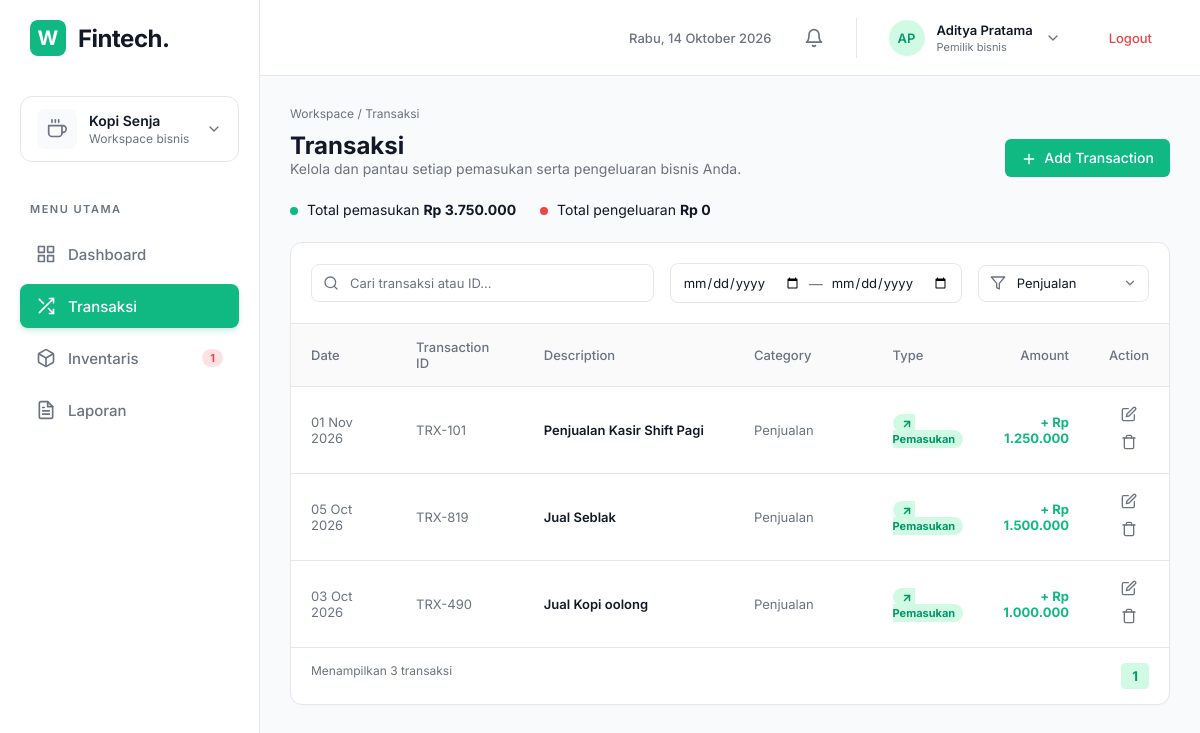
The page /transaksi.php?kategori=Penjualan (signed in) on the database its author committed.
### tables this page shows
CREATE TABLE `transaksi` (
  `id` int(11) NOT NULL,
  `tanggal` date NOT NULL,
  `trx_id` varchar(20) NOT NULL,
  `deskripsi` varchar(255) NOT NULL,
  `kategori` varchar(50) NOT NULL,
  `tipe` enum('Pemasukan','Pengeluaran') NOT NULL,
  `jumlah` decimal(15,2) NOT NULL
);

### transaksi.php (the view, shortened to what this page needs)
<?php include 'koneksi.php';
$search_query = isset($_GET['search']) ? $conn->real_escape_string($_GET['search']) : '';
$filter_kategori = isset($_GET['kategori']) ? $conn->real_escape_string($_GET['kategori']) : '';
$start_date = isset($_GET['start_date']) ? $conn->real_escape_string($_GET['start_date']) : '';
$end_date = isset($_GET['end_date']) ? $conn->real_escape_string($_GET['end_date']) : '';
$q_kategori_list = $conn->query("SELECT DISTINCT kategori FROM transaksi ORDER BY kategori ASC");
$kategori_options = [];
while ($row = $q_kategori_list->fetch_assoc()) {
    $kategori_options[] = $row['kategori'];
}
$where_clauses = [];
if (!empty($filter_kategori)) {
    $where_clauses[] = "kategori = '$filter_kategori'";
}
$where_sql = "";
if (count($where_clauses) > 0) {
    $where_sql = "WHERE " . implode(" AND ", $where_clauses);
}
$q_transaksi = $conn->query("SELECT * FROM transaksi $where_sql ORDER BY tanggal DESC");
$total_trx_tampil = $q_transaksi->num_rows;
$q_total_filtered = $conn->query("
    SELECT
        SUM(CASE WHEN tipe='Pemasukan' THEN jumlah ELSE 0 END) as total_masuk,
        SUM(CASE WHEN tipe='Pengeluaran' THEN jumlah ELSE 0 END) as total_keluar
    FROM transaksi
    $where_sql
");
$data_total = $q_total_filtered->fetch_assoc();
$total_masuk_tampil = $data_total['total_masuk'] != null ? $data_total['total_masuk'] : 0;
$total_keluar_tampil = $data_total['total_keluar'] != null ? $data_total['total_keluar'] : 0;
?>
<!DOCTYPE html>
<html lang="id">
<head>
    <link rel="stylesheet" href="style.css?v=<?= time(); ?>">
</head>
<body>
    <div class="app-layout">
        <?php include 'sidebar.php'; ?>
        <main class="main-content">
            <?php include 'header.php'; ?>
            <div class="content-body">
                <div class="breadcrumb">Workspace / Transaksi</div>
                <div class="page-header" style="margin-bottom: 24px;">
                    <div>
                        <h1>Transaksi</h1>
                        <p class="text-muted">Kelola dan pantau setiap pemasukan serta pengeluaran bisnis Anda.</p>
                    </div>
                    <button class="btn-primary" onclick="document.getElementById('modalTrx').style.display='flex'">
                        <svg width="16" height="16" viewBox="0 0 24 24" fill="none" stroke="currentColor" stroke-width="2" stroke-linecap="round" stroke-linejoin="round" style="margin-right:4px; vertical-align:middle;"><line x1="12" y1="5" x2="12" y2="19"></line><line x1="5" y1="12" x2="19" y2="12"></line></svg>
                        Add Transaction
                    </button>
                </div>
                <div class="trx-summary" style="margin-bottom:24px; display:flex; gap:24px; align-items: center; font-size: 14px;">
                    <div><span class="dot bg-green"></span> Total pemasukan <strong style="color:var(--text-main);">Rp <?= number_format($total_masuk_tampil, 0, ',', '.') ?></strong></div>
                    <div><span class="dot bg-red"></span> Total pengeluaran <strong style="color:var(--text-main);">Rp <?= number_format($total_keluar_tampil, 0, ',', '.') ?></strong></div>
                </div>
                <div class="card p-0">
                    <form method="GET" action="transaksi.php" id="filterForm">
                        <div class="table-toolbar" style="border-bottom: 1px solid var(--border);">
                            <div class="toolbar-group flex-2">
                                <input type="text" name="search" placeholder="Cari transaksi atau ID..." class="input-search" value="<?= htmlspecialchars($search_query) ?>">
                            </div>
                            <div class="toolbar-group flex-1" style="padding: 10px 12px 10px 12px; border: 1px solid var(--border); border-radius: 8px; background: #fff;">
                                <div class="date-range-container">
                                    <div class="date-input-wrapper">
                                        <input type="date" name="start_date" value="<?= htmlspecialchars($start_date) ?>" onchange="document.getElementById('filterForm').submit();" title="Dari Tanggal">
                                    </div>
                                    <span class="text-muted">—</span>
                                    <div class="date-input-wrapper">
                                        <input type="date" name="end_date" value="<?= htmlspecialchars($end_date) ?>" onchange="document.getElementById('filterForm').submit();" title="Sampai Tanggal">
                                    </div>
                                </div>
                            </div>
                            <div class="toolbar-group flex-1">
                                <select name="kategori" class="input-search" onchange="document.getElementById('filterForm').submit();">
                                    <?php foreach ($kategori_options as $kat) {
                                        $selected = ($kat === $filter_kategori) ? 'selected' : '';
                                    ?>
                                        <option value="<?= htmlspecialchars($kat) ?>" <?= $selected ?>><?= htmlspecialchars($kat) ?></option>
                                    <?php } ?>
                                </select>
                            </div>
                        </div>
                    </form>
                    <table class="data-table">
                        <thead>
                            <tr>
                                <th style="width: 13%;">Date</th>
                                <th style="width: 15%;">Transaction ID</th>
                                <th style="width: 27%;">Description</th>
                                <th style="width: 17%;">Category</th>
                                <th style="width: 10%;">Type</th>
                                <th style="text-align:right; width: 12%;">Amount</th>
                                <th style="text-align:center; width: 6%;">Action</th>
                            </tr>
                        </thead>
                        <tbody>
                            <?php
                            if ($total_trx_tampil > 0) {
                                while($row = $q_transaksi->fetch_assoc()) {
                                    $dateObj = date_create($row['tanggal']);
                                    $dateStr = date_format($dateObj, "d M Y");
                                    if ($row['tipe'] == 'Pemasukan') {
                                        $amountClass = 'text-green';
                                        $amountSign  = '+ ';
                                        $badgeClass  = 'badge-green';
                                        $arrow       = '<svg width="12" height="12" viewBox="0 0 24 24" fill="none" stroke="currentColor" stroke-width="3" stroke-linecap="round" stroke-linejoin="round" style="margin-right:2px; vertical-align:text-bottom;"><line x1="7" y1="17" x2="17" y2="7"></line><polyline points="7 7 17 7 17 17"></polyline></svg>';
                                    }
                            ?>
                            <tr>
                                <td><span class="text-muted"><?= $dateStr ?></span></td>
                                <td><span class="text-muted"><?= $row['trx_id'] ?></span></td>
                                <td><strong style="color:var(--text-main); font-weight: 600;"><?= htmlspecialchars($row['deskripsi']) ?></strong></td>
                                <td style="white-space: nowrap;"><span class="text-muted"><?= htmlspecialchars($row['kategori']) ?></span></td>
                                <td><span class="badge <?= $badgeClass ?>"><?= $arrow ?> <?= $row['tipe'] ?></span></td>
                                <td style="text-align:right"><strong class="<?= $amountClass ?>"><?= $amountSign ?>Rp <?= number_format($row['jumlah'], 0, ',', '.') ?></strong></td>
                                <td style="text-align:center">
                                    <button type="button" class="btn-icon" title="Edit" onclick="openEditModal('<?= $row['id'] ?>', '<?= $row['tanggal'] ?>', '<?= htmlspecialchars($row['deskripsi'], ENT_QUOTES) ?>', '<?= htmlspecialchars($row['kategori'], ENT_QUOTES) ?>', '<?= $row['tipe'] ?>', '<?= $row['jumlah'] ?>')">
                                        <svg width="16" height="16" viewBox="0 0 24 24" fill="none" stroke="currentColor" stroke-width="2" stroke-linecap="round" stroke-linejoin="round"><path d="M11 4H4a2 2 0 0 0-2 2v14a2 2 0 0 0 2 2h14a2 2 0 0 0 2-2v-7"></path><path d="M18.5 2.5a2.121 2.121 0 0 1 3 3L12 15l-4 1 1-4 9.5-9.5z"></path></svg>
                                    </button>
                                    <form method="POST" action="" style="display:inline-block;" onsubmit="return confirm('Apakah Anda yakin ingin menghapus transaksi ini?');">
                                        <button type="submit" name="hapus_trx" class="btn-icon text-red" title="Hapus">
                                            <svg width="16" height="16" viewBox="0 0 24 24" fill="none" stroke="currentColor" stroke-width="2" stroke-linecap="round" stroke-linejoin="round"><polyline points="3 6 5 6 21 6"></polyline><path d="M19 6v14a2 2 0 0 1-2 2H7a2 2 0 0 1-2-2V6m3 0V4a2 2 0 0 1 2-2h4a2 2 0 0 1 2 2v2"></path></svg>
                                        </button>
                                    </form>
                                </td>
                            </tr>
                            <?php
                                }
                            } else {
                                echo "<tr><td colspan='7' style='text-align:center; padding: 30px;' class='text-muted'>Tidak ada transaksi ditemukan pada filter tersebut.</td></tr>";
                            }
                            ?>
                        </tbody>
                    </table>
                    <div class="table-footer">
                        <span class="text-muted">Menampilkan <?= $total_trx_tampil ?> transaksi</span>
                        <div class="pagination"><button class="active">1</button></div>
                    </div>
                </div>
            </div>
        </main>
    </div>
</body>
</html>

### style.css (style rules this page uses)
:root { --primary: #10b981; --primary-light: #d1fae5; --primary-dark: #059669; --bg-main: #f9fafb; --bg-card: #ffffff; --text-main: #111827; --text-muted: #6b7280; --border: #e5e7eb; --red: #ef4444; --red-light: #fee2e2; --orange: #f59e0b; --orange-light: #fef3c7; }
* { margin: 0; padding: 0; box-sizing: border-box; font-family: "Inter", sans-serif; }
body { background-color: var(--bg-main); color: var(--text-main); font-size: 14px; }
.app-layout { display: flex; height: 100vh; overflow: hidden; }
.main-content { flex: 1; display: flex; flex-direction: column; overflow-y: auto; }
.content-body { padding: 30px; max-width: 1200px; margin: 0 auto; width: 100%; }
.badge { background: var(--red-light); color: var(--red); padding: 2px 8px; border-radius: 20px; font-size: 11px; margin-left: auto; font-weight: 700; }
.breadcrumb { font-size: 12px; color: var(--text-muted); margin-bottom: 10px; }
.page-header { display: flex; justify-content: space-between; align-items: flex-end; margin-bottom: 5px; }
.page-header h1 { font-size: 24px; color: var(--text-main); }
.btn-primary { background: var(--primary); color: #fff; border: none; padding: 10px 16px; border-radius: 6px; font-weight: 500; cursor: pointer; font-size: 14px; }
.card { background: var(--bg-card); border: 1px solid var(--border); border-radius: 12px; padding: 20px; box-shadow: 0 1px 2px rgba(0, 0, 0, 0.02); }
.text-green { color: var(--primary); }
.bg-green { background: var(--primary); }
.text-red { color: var(--red); }
.bg-red { background: var(--red); }
.text-muted { color: var(--text-muted); }
.dot { display: inline-block; width: 8px; height: 8px; border-radius: 50%; margin-right: 5px; }
.p-0 { padding: 0; }
.table-toolbar { padding: 20px; border-bottom: 1px solid var(--border); display: flex; gap: 16px; align-items: center; }
.toolbar-group { position: relative; display: flex; align-items: center; }
.toolbar-group input, .toolbar-group select { width: 100%; padding: 10px 12px 10px 38px; border: 1px solid var(--border); border-radius: 8px; outline: none; color: var(--text-main); font-size: 13px; background: #fff; font-family: "Inter", sans-serif; }
.toolbar-group input::placeholder { color: var(--text-muted); }
.toolbar-group select { appearance: none; -webkit-appearance: none; padding-right: 30px; cursor: pointer; }
.flex-2 { flex: 2; }
.flex-1 { flex: 1; }
.data-table { width: 100%; border-collapse: collapse; text-align: left; font-size: 13px; }
.data-table th { padding: 15px 20px; color: var(--text-muted); font-weight: 500; border-bottom: 1px solid var(--border); background: #fafafa; }
.data-table td { padding: 15px 20px; border-bottom: 1px solid var(--border); }
.table-footer { padding: 15px 20px; display: flex; justify-content: space-between; font-size: 12px; }
.pagination button { background: #fff; border: 1px solid var(--border); padding: 4px 10px; border-radius: 4px; cursor: pointer; }
.pagination button.active { background: var(--primary-light); color: var(--primary-dark); border-color: var(--primary-light); font-weight: bold; }
.badge-green { background: var(--primary-light); color: var(--primary-dark); }
.btn-icon { background: transparent; border: none; font-size: 16px; color: var(--text-muted); cursor: pointer; margin: 0 4px; transition: color 0.2s; padding: 4px; border-radius: 4px; }
.btn-icon.text-red { color: var(--text-muted); }
.date-range-container { display: flex; align-items: center; gap: 8px; width: 100%; }
.date-range-container input[type="date"] { border: none; background: transparent; color: var(--text-main); font-family: "Inter", sans-serif; font-size: 13px; width: 100%; padding: 0; outline: none; cursor: pointer; }
.date-input-wrapper { position: relative; flex: 1; display: flex; align-items: center; }

### rows shown on the page
transaksi: tanggal "01 Nov 2026", trx "TRX-101", deskripsi "Penjualan Kasir Shift Pagi", kategori "Penjualan", tipe "Pemasukan", tipe "+", jumlah "1.250.000"
transaksi: tanggal "05 Oct 2026", trx "TRX-819", deskripsi "Jual Seblak", kategori "Penjualan", tipe "Pemasukan", tipe "+", jumlah "1.500.000"
transaksi: tanggal "03 Oct 2026", trx "TRX-490", deskripsi "Jual Kopi oolong", kategori "Penjualan", tipe "Pemasukan", tipe "+", jumlah "1.000.000"

### other values the page prints
$low_stock_count "1"
$_SESSION['nama_lengkap'] "Aditya Pratama"
$total_masuk_tampil "3.750.000"
$total_keluar_tampil "0"
$total_trx_tampil "3"
form field kategori "Penjualan"
